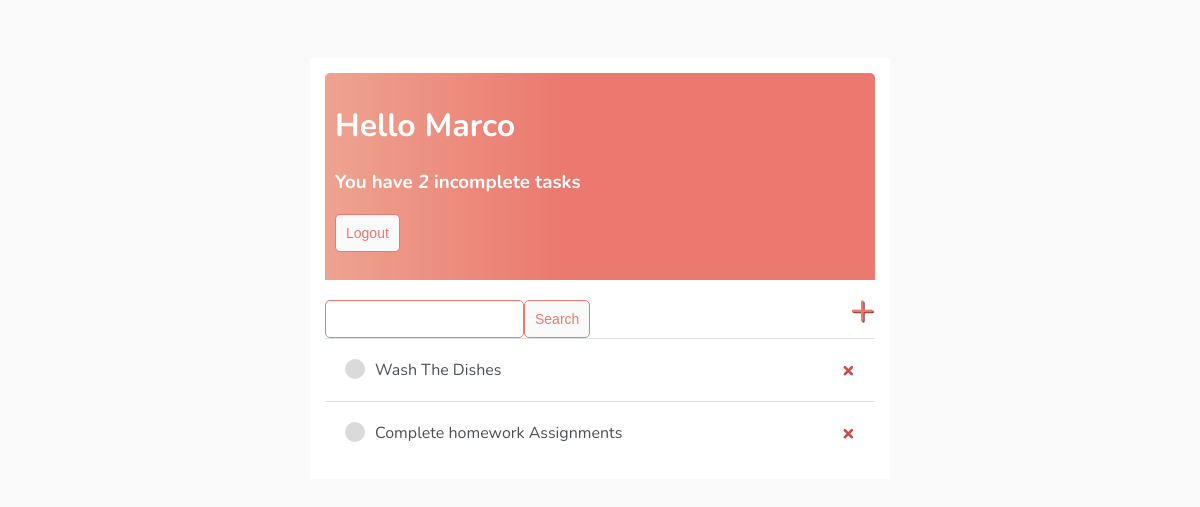
The page / (signed in) on the database as committed earlier.
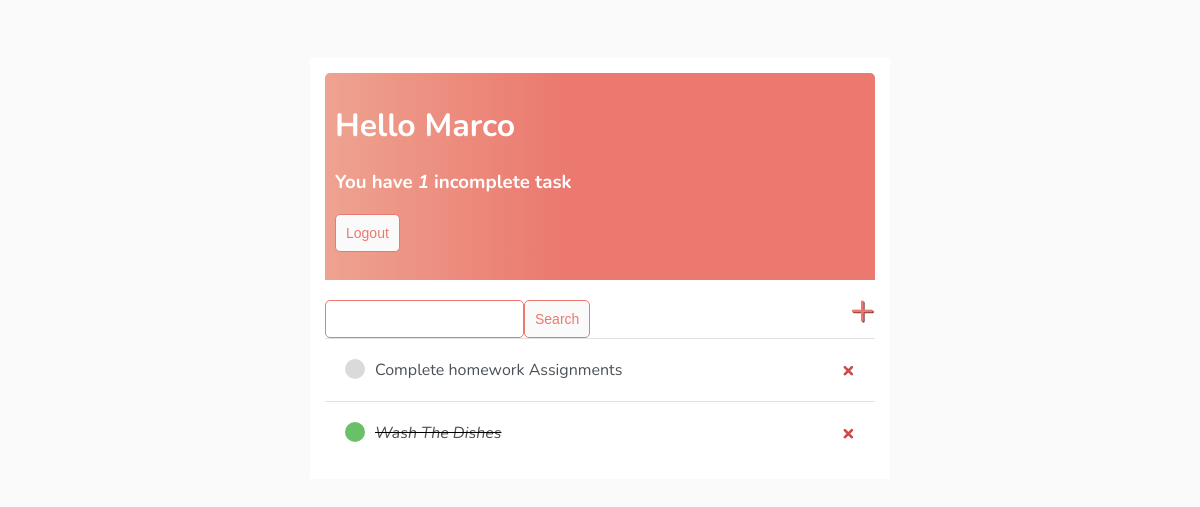
The same page on the database as committed later.
### base/models.py (models this page shows)
class Task(models.Model):
    user = models.ForeignKey(User, on_delete=models.SET_NULL, null=True, blank=True)
    title = models.CharField(max_length=200)
    description = models.TextField(null=True, blank=True)
    complete = models.BooleanField(default=False)
    created = models.DateTimeField(auto_now_add=True)
    def __str__(self):
        return self.title
    class Meta:
        ordering = ['complete']

### base/views.py (the view)
# urls.py: path('', TaskList.as_view(), name='tasks'),
class TaskList(LoginRequiredMixin, ListView):
    model = Task
    context_object_name = 'tasks'
    def get_context_data(self, **kwargs):
        context = super().get_context_data(**kwargs)
        context['tasks'] = context['tasks'].filter(user=self.request.user)
        context['count'] = context['tasks'].filter(complete=False).count()
        search_input = self.request.GET.get('search-area') or ''
        if search_input:
            context['tasks'] = context['tasks'].filter(title__icontains=search_input)
        context['search_input'] =  search_input
        return context

### base/templates/base/task_list.html (shortened to what this page needs)
{% extends 'base/main.html' %}
{% block content %}
<div class="header-bar">
    <div>
        <h1> Hello {{request.user|title}}</h1>
        <h3 style="margin"> You have <i> {{count}}</i> incomplete task{{ count|pluralize:"s"}} <h3>
            {% if request.user.is_authenticated %}
            <form action="{% url 'logout' %}" method="post">
                <button type="submit">Logout</button>
            </form>
            {% else %}
            <a href="{% url 'login' %}">Login</a>
            {% endif %}
    </div>
</div>
<div id="search-add-wrapper">
<form method="GET" style="margin-top: 20px; display: flex;">
    <input type="text" name="search-area" value="{{search_input}}" />
    <input class="button" type="submit" value="Search" />
</form>
<a id="add-link" href="{% url 'task-create' %}">&#x2b;</a>
</div>
<div class="task-items-wrapper">
    {% for task in tasks %}
        <div class="task-wrapper">
            {% if task.complete %}
                <div class="task-title">
                    <div class="task-complete-icon"></div>
                    <i><s><a href="{% url 'task-update' task.id %}">{{task}}</a></s></i>
                </div>
                <a class="delete-link" href="{% url 'task-delete' task.id %}">&#215;</a></td>
            {% else %}
            <div class="task-title">
                <div class="task-incomplete-icon"></div>
              <a href="{% url 'task-update' task.id %}">{{task}}</a>
            </div>
            <a class="delete-link" href="{% url 'task-delete' task.id %}">&#215;</a></td>
            {% endif %}
        </div>
        {% empty %}
        <h3> No items in list </h3>
        {% endfor %}
{% endblock content %}

### base/templates/base/main.html (shortened to what this page needs)
<!DOCTYPE html>
<html>
    <head>
        <link rel="stylesheet" href="">
    </head>
    <body >
        <div class="container">
            {% block content %}
            {% endblock content %}
    </body>
</html>

### base/templates/base/main.html (style rules this page uses)
body { background-color:#FAFAFA; font-family: 'Nunito', sans-serif; padding-top: 50px; }
.container { max-width: 550px; margin: auto; background-color: #fff; padding: 15px }
h1, h2, h3, h4, h5, h6, { font-family: 'Raleway', sans-serif; }
.header-bar { display: flex; justify-content: space-between; color: #fff; padding: 10px; border-radius: 5px 5px 0 0; background: linear-gradient(90deg, #EEA390 0%, #EB796F 43%, #EB796F 100%); }
.task-wrapper { display: flex; align-items: center; justify-content: space-between; padding: 20px; background-color: #fff; border-top: 1px solid rgb(226, 226, 226); }
.task-title { display: flex; }
.task-title a { text-decoration: none; color: #4b5156; margin-left: 10px; }
.task-complete-icon { height: 20px; width: 20px; background-color: rgb(105, 192, 105); border-radius: 50%; }
.task-incomplete-icon { height: 20px; width: 20px; background-color: rgb(218, 218, 218); border-radius: 50%; }
.delete-link { text-decoration: none; font-weight: 900; color: #cf4949; font-size: 22px; line-height: 0; }
#search-add-wrapper { display: flex; justify-content: space-between; align-items: center; padding 10px; }
#add-link { color: #EB796F; text-decoration: none; font-size: 42px; text-shadow: 1px 1px #81413b; }
input[type=text], input[type=password], textarea { border: 1px solid #EB796F; border-radius: 5px; padding: 10px; width: 90%; }
.button { border: 1px solid #EB796F; background-color: #FAFAFA; color: #EB796F; padding: 10px; font-size: 14px; border-radius: 5px; cursor: pointer; text-decoration: none; }
button { border: 1px solid #EB796F; background-color: #FAFAFA; color: #EB796F; padding: 10px; font-size: 14px; border-radius: 5px; cursor: pointer; text-decoration: none; }

Rows that differ between the two databases and show on the page:
shown differently, row unchanged: Task "Complete homework Assignments": moves up the list
changed Task "Wash The Dishes": complete False → True (drawn)
Other text that changed with them:
{{ count }}: "2" → "1"
